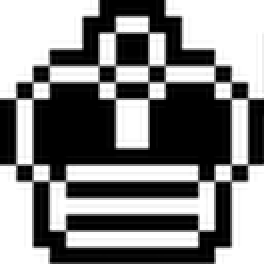
#> input picture tools/covers-src/chessbot-king.png, 132 x 132 px, found by its file name (shown 2 times larger)
$ python make_covers.py
#> lines starting #> are read from the running program, lines starting #| are printed output that depends on the picture
#> in src_eternal, `img = img.filter(ImageFilter.GaussianBlur(W * 0.0032))`:
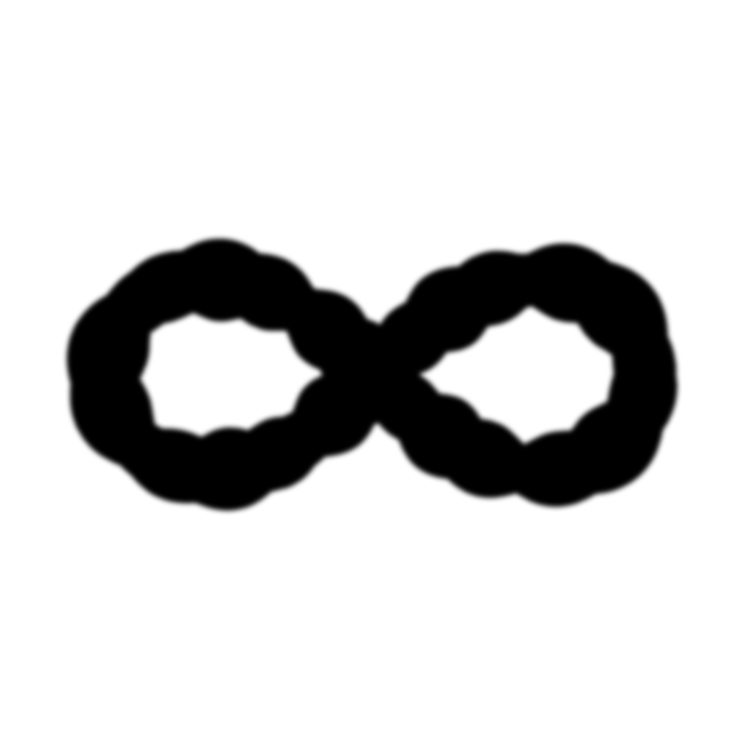
#> img: PIL image 3000x3000 L (shown at 1/4 size); min 0, max 255, mean 211.7
"""
Generate compile-style ASCII covers (pumpkin glyphs on parchment) that match the
existing coverRaw tiles (lissajous / data-analysis / make-your-own).

Recipe mirrors the in-page renderer in index.html:
  ramp (light->dark): " .'\",:;!i+trxnvczXYUJCLQ0OZmwqpdbkhao#MW&8%B@$"
  glyph #F2622E on parchment #ECEAE3, monospace, advance = 0.6 x height
  lum >= cut -> blank parchment; below -> glyph via ramp.

Two subjects:
  eternal-fm : an infinity (lemniscate) traced by an audio waveform
  invoice    : a stacked invoice page with a magnifier over the fine print
"""
import math, random
from PIL import Image, ImageDraw, ImageFilter, ImageFont, ImageOps, ImageChops

# Two ramps, light->dark. Flip BLOCK_MODE to test the look.
#   glyphs : the original code-ish letter/symbol mosaic
#   blocks : Unicode shade rectangles (light/medium/dark/full) -> reads as solid
#            tiles at four opacities instead of text
BLOCK_MODE = True
RAMP_GLYPHS = " .'\",:;!i+trxnvczXYUJCLQ0OZmwqpdbkhao#MW&8%B@$"
RAMP_BLOCKS = " ░▒▓█"   # (blank) ░ ▒ ▓ █
RAMP = RAMP_BLOCKS if BLOCK_MODE else RAMP_GLYPHS
# Inverted scheme: deep pumpkin field, warm-white glyphs (was the reverse).
# Field matches --pumpkin (#C95000) — keep .tile.raw background in sync.
BG_COLOR = (201, 80, 0)     # #C95000  --pumpkin (the tile fills with this too)
# The cover is baked as the SUBJECT on a TRANSPARENT field. In the page it is used
# purely as a CSS MASK (only its alpha matters, colour is irrelevant): the tile fills
# with solid pumpkin and the subject is SUBTRACTED to punch a real transparent hole,
# so the animated projects-bg code field shows through the subject while the orange
# tile stays solid + connected. `contain` mask sizing means the subject never clips.
# See `.tile.raw::before` in index.html.
FG_COLOR = (255, 255, 255)  # neutral white — only the alpha (subject vs field) is read as a mask
TRANSPARENT_FIELD = True    # subject ink on a transparent field -> used as the knockout mask
TRANSPARENT_FG = False      # (legacy) punch the subject out as see-through holes instead
CROP_MARGIN = 0.06          # after rendering, crop to the glyph content + this margin
                            # (fraction of the larger content dim) so subjects fill the tile
CROP_BOTTOM = 0.20          # EXTRA clear field below the subject (fraction of content height)
                            # reserved for the bottom title so the art never overlaps it
CUT = 150                   # lum >= cut -> blank (bg shows through)
GAMMA = 1.0
CHAR_H = 20                 # glyph height in px (13 -> 15 -> 19 -> 26 -> 32; bigger = lower-res, legible glyphs)
FONT_PATH = r"C:\Windows\Fonts\consola.ttf"

SS = 3  # supersample factor for the source line art (anti-aliased edges -> ramp falloff)


def asciify(src_gray, out_path, char_h=CHAR_H, cut=CUT):
    """src_gray: 'L' image, dark shape on white. Sample -> glyph mosaic -> save webp.
    `cut`: luminance >= cut samples to blank field (raise it for photos, whose
    subject mid-tones sit higher than crisp black line art)."""
#> called with char_h = 20, cut = 150
    W, H = src_gray.size
#> W = 1000; H = 1000
    char_w = char_h * 0.6
    cols = max(1, int(W / char_w))
#> cols = 83
    rows = max(1, int(H / char_h))
#> rows = 50

    small = src_gray.resize((cols, rows), Image.BILINEAR)
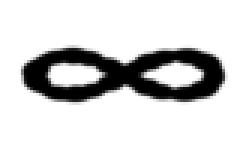
#> small: PIL image 83x50 L (shown 3 times larger); min 0, max 255, mean 211.7
    px = small.load()

    # render the glyphs into an alpha mask (0 = field, 255 = glyph ink). We paint
    # white through this mask (opaque mode) or invert it into the alpha channel to
    # punch transparent holes (TRANSPARENT_FG) — either way the glyph coverage and
    # anti-aliased edges are identical.
    mask = Image.new("L", (W, H), 0)
#> mask: PIL image 1000x1000 L; every value is 0
    md = ImageDraw.Draw(mask)
    font = ImageFont.truetype(FONT_PATH, char_h)
    N = len(RAMP)
    for r in range(rows):
        y = r * char_h
        for c in range(cols):
            lum = px[c, r]              # 0=black shape .. 255=white bg
            if lum >= cut:
                continue
            t = ((cut - lum) / cut) ** GAMMA
            ch = RAMP[min(N - 1, int(t * N))]
            if ch == " ":
                continue
            dy = 0 if BLOCK_MODE else -char_h * 0.12   # letters need a lift; blocks tile as-is
            md.text((c * char_w, y + dy), ch, font=font, fill=255)

    if TRANSPARENT_FIELD:
        out = Image.new("RGBA", (W, H), (0, 0, 0, 0))  # transparent field
#> out: PIL image 1000x1000 RGBA; every value is 0
        out.paste(FG_COLOR, mask=mask)                 # glyph ink -> cobalt, field see-through
    elif TRANSPARENT_FG:
        out = Image.new("RGBA", (W, H), BG_COLOR + (255,))
        out.putalpha(ImageChops.invert(mask))        # glyph ink -> alpha 0 (see-through)
    else:
        out = Image.new("RGB", (W, H), BG_COLOR)
        out.paste(FG_COLOR, mask=mask)               # glyph ink -> white

    # crop to the glyph content + a uniform margin so the subject fills the tile
    # (covers otherwise carry a lot of empty field; this normalises subject scale).
    # the mask's own bbox is exactly the glyph extent — no diff against the field.
    bbox = mask.getbbox()
#> bbox = (83, 323, 904, 684)
    if bbox:
        sub = out.crop(bbox)
        m = int(round(max(sub.size) * CROP_MARGIN))
        mb = int(round(sub.height * CROP_BOTTOM))   # extra clear strip for the bottom title
        fw, fh = sub.width + 2 * m, sub.height + m + mb
        rgba = TRANSPARENT_FIELD or TRANSPARENT_FG
        framed = (Image.new("RGBA", (fw, fh), (0, 0, 0, 0) if TRANSPARENT_FIELD else BG_COLOR + (255,))
                  if rgba else Image.new("RGB", (fw, fh), BG_COLOR))
#> framed: PIL image 919x482 RGBA; every value is 0
        framed.paste(sub, (m, m))                   # subject pinned high; clear field below
        out = framed

    out.save(out_path, "WEBP", quality=92, method=6)
    print("wrote", out_path, out.size, f"{cols}x{rows} glyphs")
#| wrote C:\website\assets\covers\eternal-fm.webp (919, 482) 83x50 glyphs


# [21 lines left out: function reascii, not called in this run]


# ---------------------------------------------------------------- eternal fm
def src_eternal(size=1000):
    W = H = size * SS
    img = Image.new("L", (W, H), 255)
    d = ImageDraw.Draw(img)
    cx, cy = W / 2, H / 2
    a = W * 0.36                       # lemniscate scale

    # audio-like amplitude envelope along the path parameter s in [0,1).
    # Smooth sinusoids only — the old random grit left the band edge ragged once
    # screened into the coarse block grid.
    def env(s):
        v = (0.62
             + 0.26 * abs(math.sin(s * math.pi * 9))
             + 0.18 * abs(math.sin(s * math.pi * 23 + 1.3)))
        return max(0.18, v)

    NPTS = 1600
    base_amp = W * 0.052               # half-thickness of the waveform band
    stroke = max(2, int(W * 0.0045))
    pts = []
    for i in range(NPTS + 1):
        t = i / NPTS * 2 * math.pi
        den = 1 + math.sin(t) ** 2
        x = a * math.cos(t) / den
        y = a * math.sin(t) * math.cos(t) / den
        pts.append((cx + x, cy + y))

    # draw waveform spikes perpendicular to the path (a wave wrapped on the loop)
    for i in range(NPTS):
        x0, y0 = pts[i]
        x1, y1 = pts[i + 1]
        dx, dy = x1 - x0, y1 - y0
        L = math.hypot(dx, dy) or 1
        nx, ny = -dy / L, dx / L       # unit normal
        s = i / NPTS
        amp = base_amp * env(s)
        d.line([(x0 - nx * amp, y0 - ny * amp),
                (x0 + nx * amp, y0 + ny * amp)], fill=0, width=stroke)
    # solid centerline so the infinity always reads even where spikes are short
    d.line(pts, fill=0, width=max(3, int(W * 0.010)), joint="curve")

    img = img.filter(ImageFilter.GaussianBlur(W * 0.0032))   # extra smoothing -> clean block edges
    return img.resize((size, size), Image.LANCZOS)


# ---------------------------------------------------------------- invoice
# Thin outlines vanish when sampled down to the ~128-col glyph grid, so the
# document is built from BOLD filled bars (a redacted-form silhouette) plus a
# thick magnifier ring -- solid masses that survive the downsample, matching the
# data-analysis bar-chart cover.
def src_invoice(size=1000):
#> called with size = 1000
    W = H = size * SS
    img = Image.new("L", (W, H), 255)
    d = ImageDraw.Draw(img)
    rng = random.Random(11)

    def bar(x0, y0, x1, y1, v=0):
        d.rectangle([x0, y0, x1, y1], fill=v)

    pw, ph = W * 0.54, H * 0.76
    px0, py0 = W * 0.18, H * 0.10
    frame = max(3, int(W * 0.016))   # thick page frame survives the grid

    # stack: two sheets peeking up-left as thick L-edges
    for k in (2, 1):
        ox = oy = -k * W * 0.022
        bar(px0 + ox, py0 + oy, px0 + pw + ox, py0 + oy + frame)            # top edge
        bar(px0 + ox, py0 + oy, px0 + ox + frame, py0 + ph + oy)           # left edge
    # top sheet: thick frame
    bar(px0, py0, px0 + pw, py0 + frame)
    bar(px0, py0 + ph - frame, px0 + pw, py0 + ph)
    bar(px0, py0, px0 + frame, py0 + ph)
    bar(px0 + pw - frame, py0, px0 + pw, py0 + ph)

    pad = pw * 0.08
    cl, cr = px0 + pad, px0 + pw - pad
    cw = cr - cl
    y = py0 + ph * 0.07

    # header: logo block + title bar (right)
    bar(cl, y, cl + cw * 0.30, y + ph * 0.06)
    bar(cr - cw * 0.34, y, cr, y + ph * 0.028)
    bar(cr - cw * 0.34, y + ph * 0.040, cr - cw * 0.10, y + ph * 0.058)
    y += ph * 0.11

    # meta block: a couple of fat lines both sides (thicker -> clean in the grid)
    for _ in range(2):
        bar(cl, y, cl + cw * 0.32, y + ph * 0.030)
        bar(cr - cw * 0.32, y, cr - cw * 0.05, y + ph * 0.030)
        y += ph * 0.052
    y += ph * 0.015

    # table header rule (extra thick)
    bar(cl, y, cr, y + frame * 1.3)
    y += ph * 0.045

    # line items: each row = fat bars in 4 columns, widths jittered like text
    # (fewer + thicker than before so the rows read as bold bands, not thin noise)
    row_h = ph * 0.078
    bar_h = ph * 0.044
    ty0 = y - ph * 0.01
    for _ in range(6):
        bar(cl, y, cl + cw * (0.085 + rng.random() * 0.03), y + bar_h)          # UPC
        bar(cl + cw * 0.16, y, cl + cw * (0.34 + rng.random() * 0.16), y + bar_h)  # desc
        bar(cl + cw * 0.58, y, cl + cw * (0.66 + rng.random() * 0.05), y + bar_h)  # DRqty
        bar(cl + cw * 0.78, y, cl + cw * (0.85 + rng.random() * 0.05), y + bar_h)  # scan
        y += row_h
    ty1 = y - row_h + bar_h
    bar(cl, y, cr, y + frame * 1.3)        # table bottom rule

    # column dividers (thick enough to survive)
    for fx in (0.13, 0.55, 0.75):
        x = cl + cw * fx
        bar(x - frame * 0.5, ty0, x + frame * 0.5, ty1)

    # dog-ear page-turn corner, bottom-right
    ear = pw * 0.12
    bx, by = px0 + pw, py0 + ph
    d.polygon([(bx - ear, by), (bx, by), (bx, by - ear)], fill=0)

    # magnifier over the fine print (lower-right rows), bold ring + handle
    lcx, lcy = px0 + pw * 0.72, py0 + ph * 0.66
    lr = pw * 0.235
    ring = max(8, int(W * 0.024))
    d.ellipse([lcx - lr, lcy - lr, lcx + lr, lcy + lr], outline=0, width=ring, fill=255)
    a45 = math.radians(45)
    hx, hy = lcx + lr * math.cos(a45), lcy + lr * math.sin(a45)
    d.line([(hx, hy), (hx + lr * 1.0, hy + lr * 1.0)], fill=0, width=ring + frame)
    # magnified rows inside the lens (fatter than the page rows)
    for i, yy in enumerate([lcy - lr * 0.30, lcy + lr * 0.02, lcy + lr * 0.34]):
        ln = lr * (0.58 - i * 0.08)
        bar(lcx - ln, yy - lr * 0.07, lcx + ln, yy + lr * 0.07)

    img = img.filter(ImageFilter.GaussianBlur(W * 0.0026))   # smooth thin edges for clean blocks
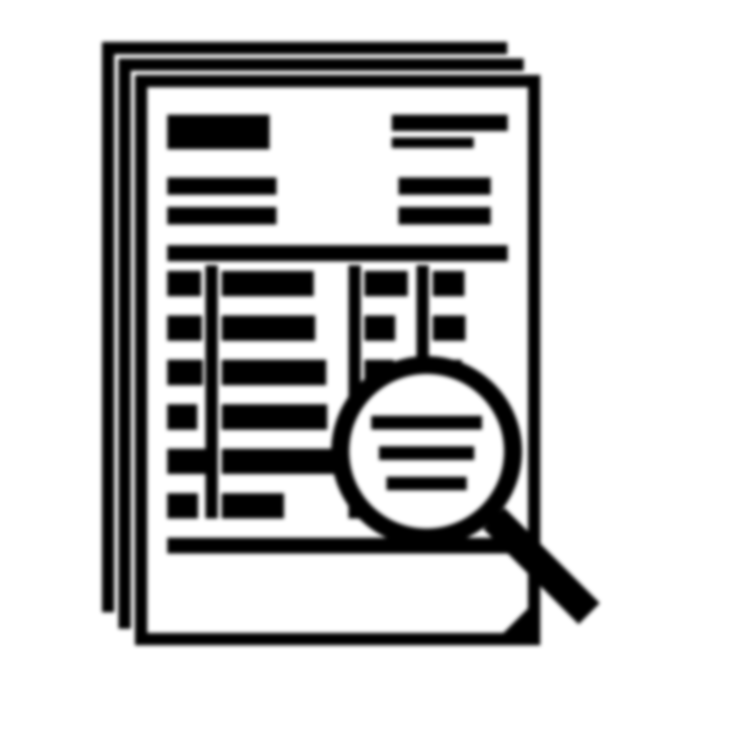
#> img: PIL image 3000x3000 L (shown at 1/4 size); min 0, max 255, mean 202
    return img.resize((size, size), Image.LANCZOS)
#> call 2 of asciify, with out_path = 'C:\\website\\assets\\covers\\invoice.webp', char_h = 20, cut = 150
#> in asciify (call 2), `small = src_gray.resize((cols, rows), Image.BILINEAR)`:
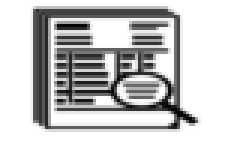
#> small: PIL image 83x50 L (shown 3 times larger); min 0, max 255, mean 202
#> in asciify (call 2), `bbox = mask.getbbox()`: bbox = (131, 63, 794, 864)
#| wrote C:\website\assets\covers\invoice.webp (759, 1009) 83x50 glyphs


# ---------------------------------------------------------------- eye (easter egg)
# The vision0 peeking-eye photo, screened into the same block-ASCII knockout as the
# project covers. The wall uses this to (rarely) replace a project's art with a
# staring eye. Photo -> dark-subject-on-white source: composite the transparent PNG
# on white (skin/sclera read light -> blank field), grayscale, then push contrast so
# the iris/pupil/lid-crease/lashes survive as solid dark masses (thin lines vanish in
# the coarse grid). A vignette darkens the outer almond so the eye SHAPE reads, not
# just a floating pupil.
# ---------------------------------------------------------------- eye (easter egg)
# The vision1 eye photo, screened into the SAME pumpkin knockout as every other cover.
# Photo -> dark-subject-on-white source: composite the transparent PNG on white (skin
# /sclera read light -> blank field), grayscale, autocontrast so the iris/pupil/lid
# survive as dark masses, then hand to asciify (cut raised for a photo's higher mids).
# [62 lines left out: functions src_eye, src_eye_closed, not called in this run]


# ---------------------------------------------------------------- receipt printer
# The thermal print station: a solid printer body with a receipt rising out of
# the top — thick frame + fat text bars, torn zigzag top edge. All solid masses
# (frame/bars as fat rectangles) so nothing vanishes in the coarse block grid.
def src_printer(size=1000):
    W = H = size * SS
    img = Image.new("L", (W, H), 255)
    d = ImageDraw.Draw(img)
    rng = random.Random(7)

    frame = max(4, int(W * 0.020))

    # receipt strip: rises from the printer mouth to a torn top edge
    rw = W * 0.44
    rx0 = (W - rw) / 2
    ry_top = H * 0.06
    ry_bot = H * 0.62                     # where it disappears into the printer

    # torn top edge: filled zigzag band across the strip
    teeth = 7
    th = H * 0.035
    pts = [(rx0, ry_top + th)]
    for i in range(teeth + 1):
        x = rx0 + rw * i / teeth
        y = ry_top if i % 2 == 0 else ry_top + th
        pts.append((x, y))
    pts += [(rx0 + rw, ry_top + th + frame), (rx0, ry_top + th + frame)]
    d.polygon(pts, fill=0)

    # receipt side edges (thick)
    d.rectangle([rx0, ry_top + th, rx0 + frame, ry_bot], fill=0)
    d.rectangle([rx0 + rw - frame, ry_top + th, rx0 + rw, ry_bot], fill=0)

    # fat "printed text" bars inside the receipt, widths jittered
    pad = rw * 0.14
    y = ry_top + th + H * 0.045
    bar_h = H * 0.030
    while y + bar_h < ry_bot - H * 0.02:
        wfrac = 0.55 + rng.random() * 0.45
        left = rng.random() < 0.75
        x0 = rx0 + pad if left else rx0 + rw - pad - (rw - 2 * pad) * wfrac
        d.rectangle([x0, y, x0 + (rw - 2 * pad) * wfrac, y + bar_h], fill=0)
        y += bar_h * 1.9

    # printer body: solid slab with rounded top corners; the receipt feeds in
    bw = W * 0.78
    bx0 = (W - bw) / 2
    by0 = ry_bot
    by1 = H * 0.92
    d.rounded_rectangle([bx0, by0, bx0 + bw, by1], radius=W * 0.045, fill=0)
    # mouth: a white slot the receipt emerges from (slightly wider than the strip)
    slot_pad = frame * 1.6
    d.rectangle([rx0 - slot_pad, by0 - frame * 0.5, rx0 + rw + slot_pad, by0 + H * 0.028], fill=255)
    # feed button: white dot on the body, lower-right
    br = W * 0.036
    bcx, bcy = bx0 + bw * 0.82, (by0 + by1) / 2 + H * 0.035
    d.ellipse([bcx - br, bcy - br, bcx + br, bcy + br], fill=255)

    img = img.filter(ImageFilter.GaussianBlur(W * 0.0022))
    return img.resize((size, size), Image.LANCZOS)


# ---------------------------------------------------------------- data analysis
def src_data(size=1000):
    """A clean vertical bar chart — solid bars sit crisp in the block grid."""
#> called with size = 1000
    W = H = size * SS
    img = Image.new("L", (W, H), 255)
    d = ImageDraw.Draw(img)
    margin = W * 0.09
    base = H * 0.84
    heights = [0.30, 0.52, 0.40, 0.66, 0.55, 0.82, 0.72, 0.95,
               0.80, 0.62, 0.88, 0.70, 0.46, 0.34]
    n = len(heights)
    gap = W * 0.012
    bw = (W - 2 * margin - (n - 1) * gap) / n
    for i, hf in enumerate(heights):
        x0 = margin + i * (bw + gap)
        d.rectangle([x0, base - hf * H * 0.60, x0 + bw, base], fill=0)
    d.rectangle([margin * 0.7, base, W - margin * 0.7, base + max(4, int(W * 0.012))], fill=0)
    img = img.filter(ImageFilter.GaussianBlur(W * 0.0010))
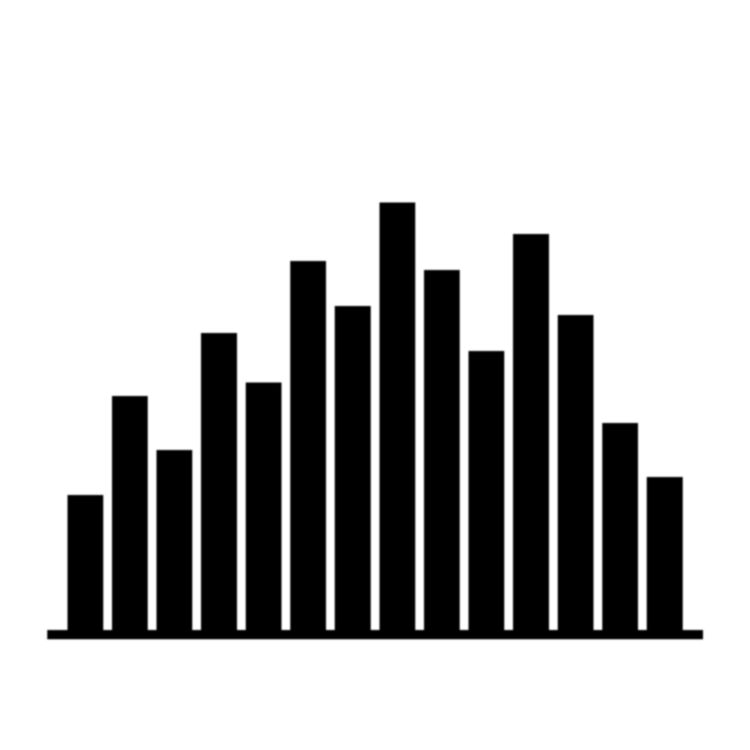
#> img: PIL image 3000x3000 L (shown at 1/4 size); min 0, max 255, mean 188.5
    return img.resize((size, size), Image.LANCZOS)
#| wrote C:\website\assets\covers\data-analysis.webp (931, 747) 83x50 glyphs


# ---------------------------------------------------------------- chessbot
# The ChessBot king: the top-left (solid) cell of the chess sprite sheet, saved as a
# clean dark-on-white crop in covers-src. A bold solid mass -> reads great in the
# block grid (no thin linework to vanish). Pairs with the ESP32 ChessBot repo.
def src_chess(size=1000):
#> called with size = 1000
    king = Image.open(r"C:\website\tools\covers-src\chessbot-king.png").convert("L")
#> king is the input picture: PIL image 132x132 L; min 0, max 255, mean 131.6
    return king.resize((size, size), Image.LANCZOS)
#> (the rest of the program and of its run is left out)
